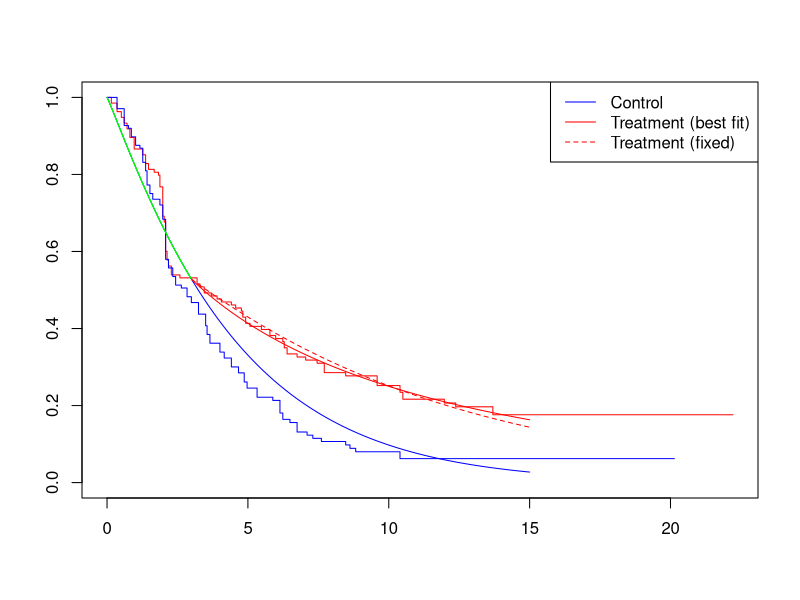
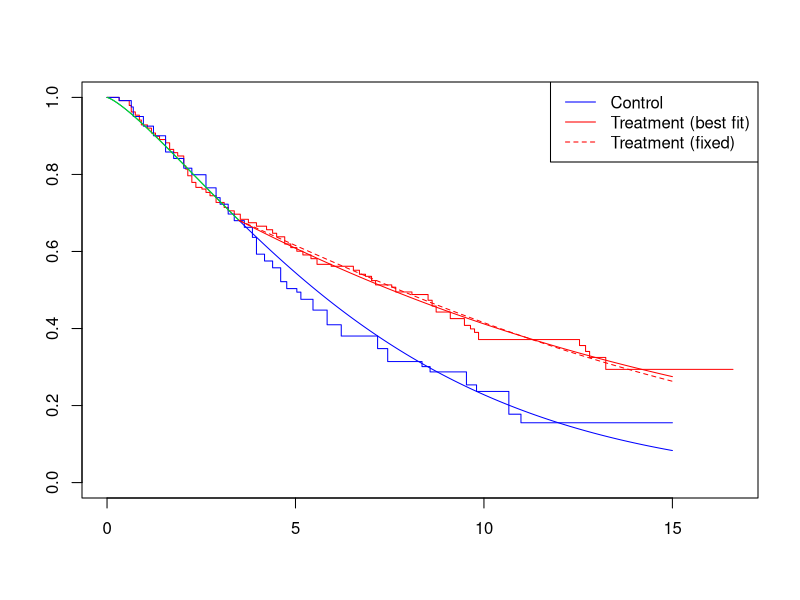

Source code (R) for these figures, in order:
#Data sets that Satrajit sent me for DTE
library(survival)
#First data set
DTEDataSet1 <- read.csv(file = "DTE/Datasets/Satrajits/CM017PFS.csv")

TreatmentData <- data.frame(time = DTEDataSet1$NIVO_Time[1:135], cens = DTEDataSet1$NIVO_Event_Flag[1:135])
 
ControlData <- data.frame(time = DTEDataSet1$DOX_Time, cens = DTEDataSet1$DOX_Event_Flag)

TreatmentFit <- survfit(Surv(time, cens)~1, data = TreatmentData)

ControlFit <- survfit(Surv(time, cens)~1, data = ControlData)

plot(TreatmentFit, conf.int = F, col="red")

lines(ControlFit, conf.int = F, col="blue")


##Fitting Weibull model to the data

weibfit <- survreg(Surv(time, cens)~1, data = ControlData, dist = "weibull")

gamma2 <- as.numeric(exp(-weibfit$icoef[2]))

lambda2 <- as.numeric(1/(exp(weibfit$icoef[1])))

controltime <- seq(0, 15, by=0.01)
controlsurv <- exp(-(lambda2*controltime)^gamma2)


lines(controltime, controlsurv, col="blue")

#Two scenarios, 1 where we allow gamma1 to vary, 1 where we do not


#First scenario

#We estimate T to be about 3 here

#Need to find a least squares estimate for this Weibull parameterisation


#gamma2 = 1.07
#lambda2 = 0.21

#Write a function which finds the squared differences

kmfit <- survfit(Surv(time, cens)~1, data = TreatmentData)

treatmenttime <- seq(0, 3, by=0.01)
treatmentsurv <- controlsurv <- exp(-(lambda2*treatmenttime)^gamma2)

lines(treatmenttime, treatmentsurv, col="green")


treatmenttime1 <- seq(3, 15, by=0.01)

optimfunc <- function(par){
  diff <- 0
  for (i in 1:length(treatmenttime1)){
    y <-  kmfit$surv[sum(kmfit$time<treatmenttime1[i])]
    treatmentsurv <- exp(-(lambda2*3)^gamma2 - par[1]^par[2]*(treatmenttime1[i]^par[2]-3^par[2]))
    diff <- diff + (y-treatmentsurv)^2 
  }
  return(diff) 
}



optimoutput <-  optim(par = c(0.2, 1), fn = optimfunc)
lambda1 <- optimoutput$par[1]
gamma1 <- optimoutput$par[2]


treatmenttime1 <- seq(3, 15, by=0.01)
treatmentsurv1 <- exp(-(lambda2*3)^gamma2 - lambda1^gamma1*(treatmenttime1^gamma1-3^gamma1))

lines(treatmenttime1, treatmentsurv1, col="red")

###Now we do it but we do not allow gamma1 to vary

treatmenttime <- seq(0, 3, by=0.01)
treatmentsurv <- controlsurv <- exp(-(lambda2*treatmenttime)^gamma2)

lines(treatmenttime, treatmentsurv, col="green")


treatmenttime1 <- seq(3, 15, by=0.01)

optimfunc <- function(par){
  diff <- 0
  gamma1 <- gamma2
  for (i in 1:length(treatmenttime1)){
    y <-  kmfit$surv[sum(kmfit$time<treatmenttime1[i])]
    treatmentsurv <- exp(-(lambda2*3)^gamma2 - par[1]^gamma1*(treatmenttime1[i]^gamma1-3^gamma1))
    diff <- diff + (y-treatmentsurv)^2 
  }
  return(diff) 
}



lambda1only <-  optimize(optimfunc, c(0, 2))$minimum


treatmenttime1 <- seq(3, 15, by=0.01)
treatmentsurv1 <- exp(-(lambda2*3)^gamma2 - lambda1only^gamma2*(treatmenttime1^gamma2-3^gamma2))

lines(treatmenttime1, treatmentsurv1, col="red", lty=2)

legend("topright", legend = c("Control", "Treatment (best fit)", "Treatment (fixed)"), col=c("blue", "red", "red"), lty=c(1, 1, 2))


#Second data set
DTEDataSet2 <- read.csv(file = "DTE/Datasets/Satrajits/CM141OS.csv")


TreatmentData <- data.frame(time = DTEDataSet2$Nivolumab_Time, cens = DTEDataSet2$Nivolumab_Event)

ControlData <- data.frame(time = DTEDataSet2$SOC_Time[1:121], cens = DTEDataSet2$SOC_Event[1:121])

TreatmentFit <- survfit(Surv(time, cens)~1, data = TreatmentData)

ControlFit <- survfit(Surv(time, cens)~1, data = ControlData)

plot(TreatmentFit, conf.int = F, col="red")

lines(ControlFit, conf.int = F, col="blue")

##Fitting Weibull model to the data

weibfit <- survreg(Surv(time, cens)~1, data = ControlData, dist = "weibull")

gamma2 <- as.numeric(exp(-weibfit$icoef[2]))

lambda2 <- as.numeric(1/(exp(weibfit$icoef[1])))

controltime <- seq(0, 15, by=0.01)
controlsurv <- exp(-(lambda2*controltime)^gamma2)


lines(controltime, controlsurv, col="blue")

#We estimate T to be about 3.5 here


#Need to find a least squares estimate for this Weibull parameterisation


#gamma2 = 1.28
#lambda2 = 0.13

#Write a function which finds the squared differences

kmfit <- survfit(Surv(time, cens)~1, data = TreatmentData)

treatmenttime <- seq(0, 3.5, by=0.01)
treatmentsurv <- controlsurv <- exp(-(lambda2*treatmenttime)^gamma2)

lines(treatmenttime, treatmentsurv, col="green")


treatmenttime1 <- seq(3.5, 15, by=0.01)

optimfunc <- function(par){
  diff <- 0
  for (i in 1:length(treatmenttime1)){
    y <-  kmfit$surv[sum(kmfit$time<treatmenttime1[i])]
    treatmentsurv <- exp(-(lambda2*3.5)^gamma2 - par[1]^par[2]*(treatmenttime1[i]^par[2]-3.5^par[2]))
    diff <- diff + (y-treatmentsurv)^2 
  }
  return(diff) 
}



optimoutput <-  optim(par = c(0.2, 1), fn = optimfunc)
lambda1 <- optimoutput$par[1]
gamma1 <- optimoutput$par[2]


treatmenttime1 <- seq(3.5, 15, by=0.01)
treatmentsurv1 <- exp(-(lambda2*3.5)^gamma2 - lambda1^gamma1*(treatmenttime1^gamma1-3.5^gamma1))

lines(treatmenttime1, treatmentsurv1, col="red")

###Now we do it but we do not allow gamma1 to vary


treatmenttime1 <- seq(3.5, 15, by=0.01)

optimfunc <- function(par){
  diff <- 0
  gamma1 <- gamma2
  for (i in 1:length(treatmenttime1)){
    y <-  kmfit$surv[sum(kmfit$time<treatmenttime1[i])]
    treatmentsurv <- exp(-(lambda2*3.5)^gamma2 - par[1]^gamma1*(treatmenttime1[i]^gamma1-3.5^gamma1))
    diff <- diff + (y-treatmentsurv)^2 
  }
  return(diff) 
}



lambda1only <-  optimize(optimfunc, c(0, 2))$minimum


treatmenttime1 <- seq(3.5, 15, by=0.01)
treatmentsurv1 <- exp(-(lambda2*3.5)^gamma2 - lambda1only^gamma2*(treatmenttime1^gamma2-3.5^gamma2))

lines(treatmenttime1, treatmentsurv1, col="red", lty=2)

legend("topright", legend = c("Control", "Treatment (best fit)", "Treatment (fixed)"), col=c("blue", "red", "red"), lty=c(1, 1, 2))






